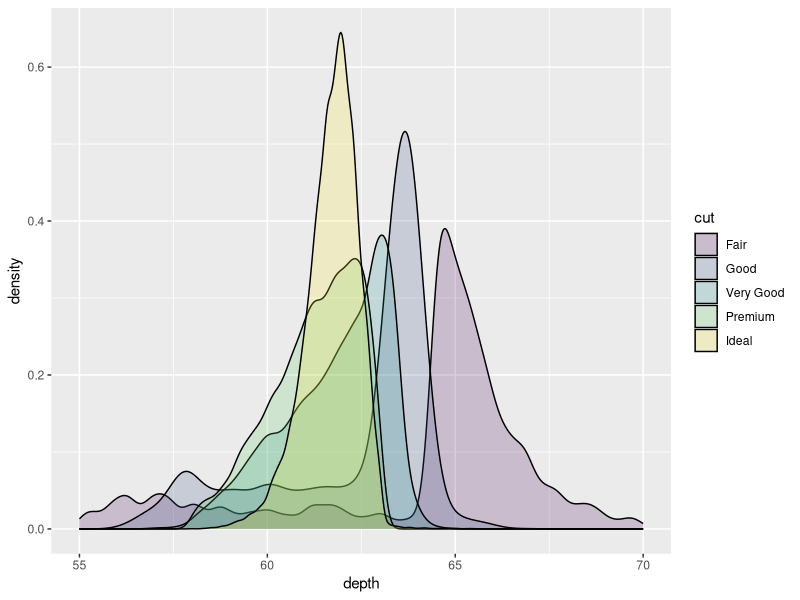
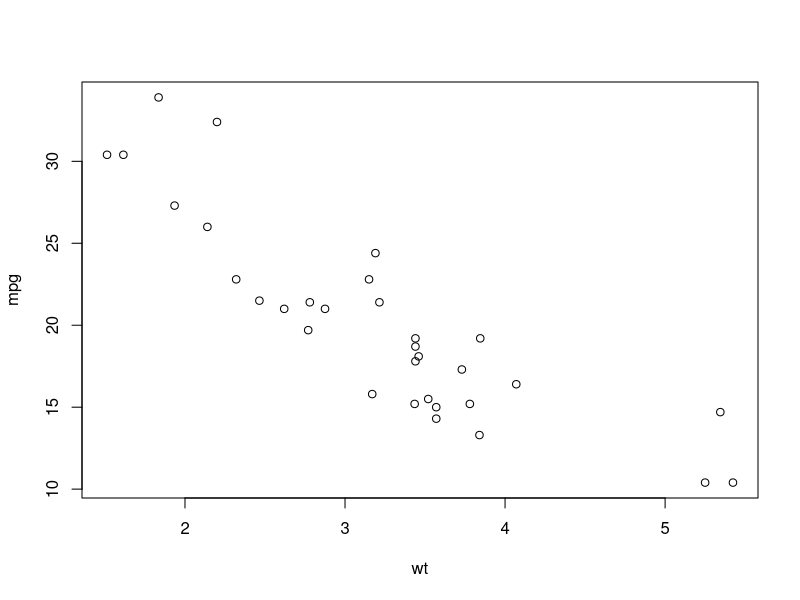

Recreate these plots in R, in order.
## ---- chunk 1
#Example from http://had.co.nz/ggplot2/geom_histogram.html
library(ggplot2)
ggplot(diamonds, aes(depth, fill = cut)) + geom_density(alpha = 0.2) + xlim(55, 70)
## ---- chunk 2
# Plot miles per gallon (mpg) as a function of car weight (wt)
plot(mpg ~ wt, data = mtcars)
